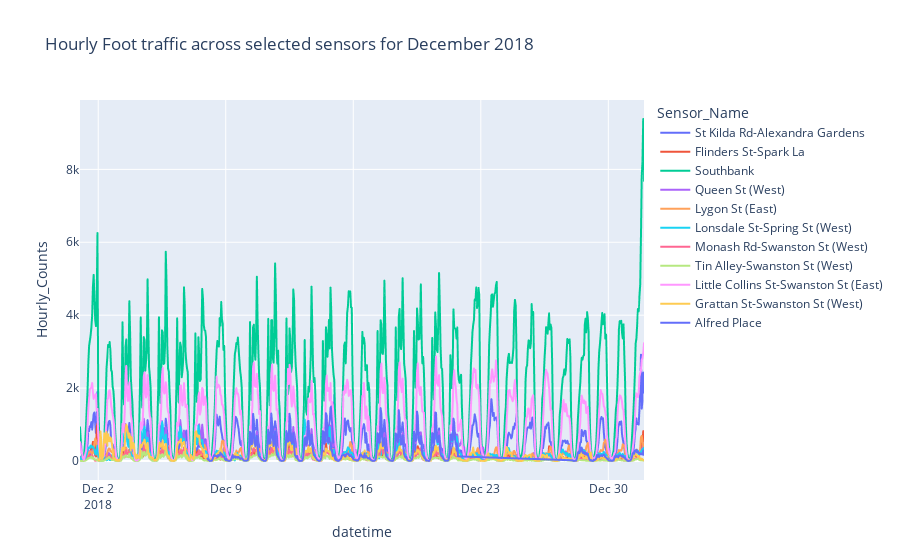

Write notebook code for a chart like this one.
### Code cell
# Initial attempt at plottling sensors
# can do line_group first
px.line(df, y="Hourly_Counts", x="datetime", color="Sensor_Name", title="Hourly Foot traffic across selected sensors for December 2018")

### Figure 1 — Plotly figure (JSON) as saved in the notebook; plotly's stock layout.template omitted (floating-point values rounded to 4 significant figures; data arrays with more than 128 entries replaced by an {"elided": "..."} marker saying what was removed)
{"data": [{"hovertemplate": "Sensor_Name=St Kilda Rd-Alexandra Gardens<br>datetime=%{x}<br>Hourly_Counts=%{y}<extra></extra>", "legendgroup": "St Kilda Rd-Alexandra Gardens", "line": {"color": "#636efa", "dash": "solid"}, "mode": "lines", "name": "St Kilda Rd-Alexandra Gardens", "showlegend": true, "type": "scattergl", "x": {"elided": "744 str values"}, "xaxis": "x", "y": {"elided": "744 int values"}, "yaxis": "y"}, {"hovertemplate": "Sensor_Name=Flinders St-Spark La<br>datetime=%{x}<br>Hourly_Counts=%{y}<extra></extra>", "legendgroup": "Flinders St-Spark La", "line": {"color": "#EF553B", "dash": "solid"}, "mode": "lines", "name": "Flinders St-Spark La", "showlegend": true, "type": "scattergl", "x": {"elided": "744 str values"}, "xaxis": "x", "y": {"elided": "744 int values"}, "yaxis": "y"}, {"hovertemplate": "Sensor_Name=Southbank<br>datetime=%{x}<br>Hourly_Counts=%{y}<extra></extra>", "legendgroup": "Southbank", "line": {"color": "#00cc96", "dash": "solid"}, "mode": "lines", "name": "Southbank", "showlegend": true, "type": "scattergl", "x": {"elided": "744 str values"}, "xaxis": "x", "y": {"elided": "744 int values"}, "yaxis": "y"}, {"hovertemplate": "Sensor_Name=Queen St (West)<br>datetime=%{x}<br>Hourly_Counts=%{y}<extra></extra>", "legendgroup": "Queen St (West)", "line": {"color": "#ab63fa", "dash": "solid"}, "mode": "lines", "name": "Queen St (West)", "showlegend": true, "type": "scattergl", "x": {"elided": "744 str values"}, "xaxis": "x", "y": {"elided": "744 int values"}, "yaxis": "y"}, {"hovertemplate": "Sensor_Name=Lygon St (East)<br>datetime=%{x}<br>Hourly_Counts=%{y}<extra></extra>", "legendgroup": "Lygon St (East)", "line": {"color": "#FFA15A", "dash": "solid"}, "mode": "lines", "name": "Lygon St (East)", "showlegend": true, "type": "scattergl", "x": {"elided": "744 str values"}, "xaxis": "x", "y": {"elided": "744 int values"}, "yaxis": "y"}, {"hovertemplate": "Sensor_Name=Lonsdale St-Spring St (West)<br>datetime=%{x}<br>Hourly_Counts=%{y}<extra></extra>", "legendgroup": "Lonsdale St-Spring St (West)", "line": {"color": "#19d3f3", "dash": "solid"}, "mode": "lines", "name": "Lonsdale St-Spring St (West)", "showlegend": true, "type": "scattergl", "x": {"elided": "744 str values"}, "xaxis": "x", "y": {"elided": "744 int values"}, "yaxis": "y"}, {"hovertemplate": "Sensor_Name=Monash Rd-Swanston St (West)<br>datetime=%{x}<br>Hourly_Counts=%{y}<extra></extra>", "legendgroup": "Monash Rd-Swanston St (West)", "line": {"color": "#FF6692", "dash": "solid"}, "mode": "lines", "name": "Monash Rd-Swanston St (West)", "showlegend": true, "type": "scattergl", "x": {"elided": "744 str values"}, "xaxis": "x", "y": {"elided": "744 int values"}, "yaxis": "y"}, {"hovertemplate": "Sensor_Name=Tin Alley-Swanston St (West)<br>datetime=%{x}<br>Hourly_Counts=%{y}<extra></extra>", "legendgroup": "Tin Alley-Swanston St (West)", "line": {"color": "#B6E880", "dash": "solid"}, "mode": "lines", "name": "Tin Alley-Swanston St (West)", "showlegend": true, "type": "scattergl", "x": {"elided": "744 str values"}, "xaxis": "x", "y": {"elided": "744 int values"}, "yaxis": "y"}, {"hovertemplate": "Sensor_Name=Little Collins St-Swanston St (East)<br>datetime=%{x}<br>Hourly_Counts=%{y}<extra></extra>", "legendgroup": "Little Collins St-Swanston St (East)", "line": {"color": "#FF97FF", "dash": "solid"}, "mode": "lines", "name": "Little Collins St-Swanston St (East)", "showlegend": true, "type": "scattergl", "x": {"elided": "744 str values"}, "xaxis": "x", "y": {"elided": "744 int values"}, "yaxis": "y"}, {"hovertemplate": "Sensor_Name=Grattan St-Swanston St (West)<br>datetime=%{x}<br>Hourly_Counts=%{y}<extra></extra>", "legendgroup": "Grattan St-Swanston St (West)", "line": {"color": "#FECB52", "dash": "solid"}, "mode": "lines", "name": "Grattan St-Swanston St (West)", "showlegend": true, "type": "scattergl", "x": {"elided": "720 str values"}, "xaxis": "x", "y": {"elided": "720 int values"}, "yaxis": "y"}, {"hovertemplate": "Sensor_Name=Alfred Place<br>datetime=%{x}<br>Hourly_Counts=%{y}<extra></extra>", "legendgroup": "Alfred Place", "line": {"color": "#636efa", "dash": "solid"}, "mode": "lines", "name": "Alfred Place", "showlegend": true, "type": "scattergl", "x": {"elided": "427 str values"}, "xaxis": "x", "y": {"elided": "427 int values"}, "yaxis": "y"}], "layout": {"autosize": true, "legend": {"title": {"text": "Sensor_Name"}, "tracegroupgap": 0}, "title": {"text": "Hourly Foot traffic across selected sensors for December 2018"}, "xaxis": {"anchor": "y", "autorange": true, "domain": [0, 1], "range": ["2018-12-01", "2018-12-31 23:00"], "title": {"text": "datetime"}, "type": "date"}, "yaxis": {"anchor": "x", "autorange": true, "domain": [0, 1], "range": [-521.2, 9903.0], "title": {"text": "Hourly_Counts"}, "type": "linear"}}}
